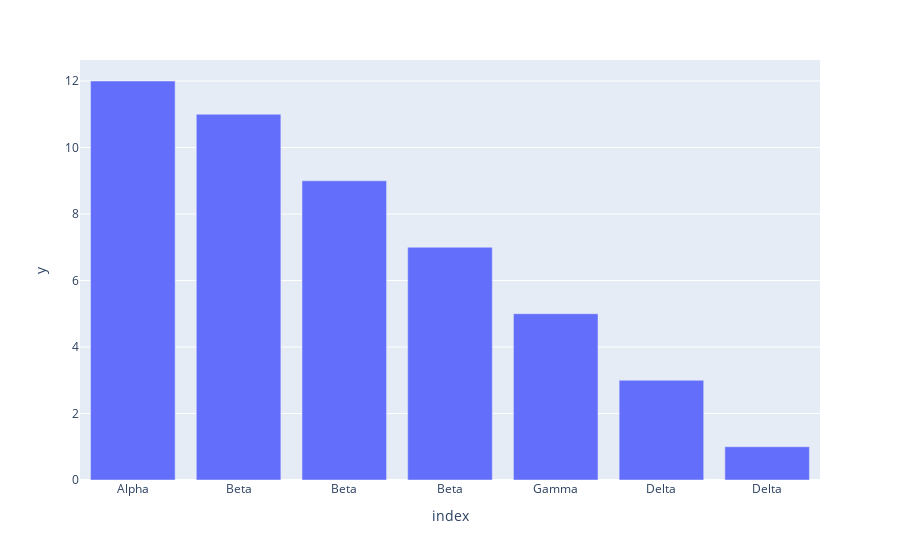

This figure's notebook cell:
### Code cell
df = pd.DataFrame({'x': ['Alpha', 'Beta', 'Beta', 'Beta',
                  'Gamma', 'Delta', 'Delta'], 'y': [12, 11, 9, 7, 5, 3, 1]})

fig = px.bar(df, x=df.index, y='y')
fig.update_layout(
    xaxis=dict(
        tickmode='array',
        tickvals=df.index,
        ticktext=df.x
    )
)
fig.show()

### Figure 1 — Plotly figure (JSON) as saved in the notebook; plotly's stock layout.template omitted (floating-point values rounded to 4 significant figures)
{"data": [{"alignmentgroup": "True", "hovertemplate": "index=%{x}<br>y=%{y}<extra></extra>", "legendgroup": "", "marker": {"color": "#636efa", "pattern": {"shape": ""}}, "name": "", "offsetgroup": "", "orientation": "v", "showlegend": false, "textposition": "auto", "type": "bar", "x": [0, 1, 2, 3, 4, 5, 6], "xaxis": "x", "y": [12, 11, 9, 7, 5, 3, 1], "yaxis": "y"}], "layout": {"barmode": "relative", "legend": {"tracegroupgap": 0}, "margin": {"t": 60}, "xaxis": {"anchor": "y", "domain": [0, 1], "tickmode": "array", "ticktext": ["Alpha", "Beta", "Beta", "Beta", "Gamma", "Delta", "Delta"], "tickvals": [0, 1, 2, 3, 4, 5, 6], "title": {"text": "index"}}, "yaxis": {"anchor": "x", "domain": [0, 1], "title": {"text": "y"}}}}
